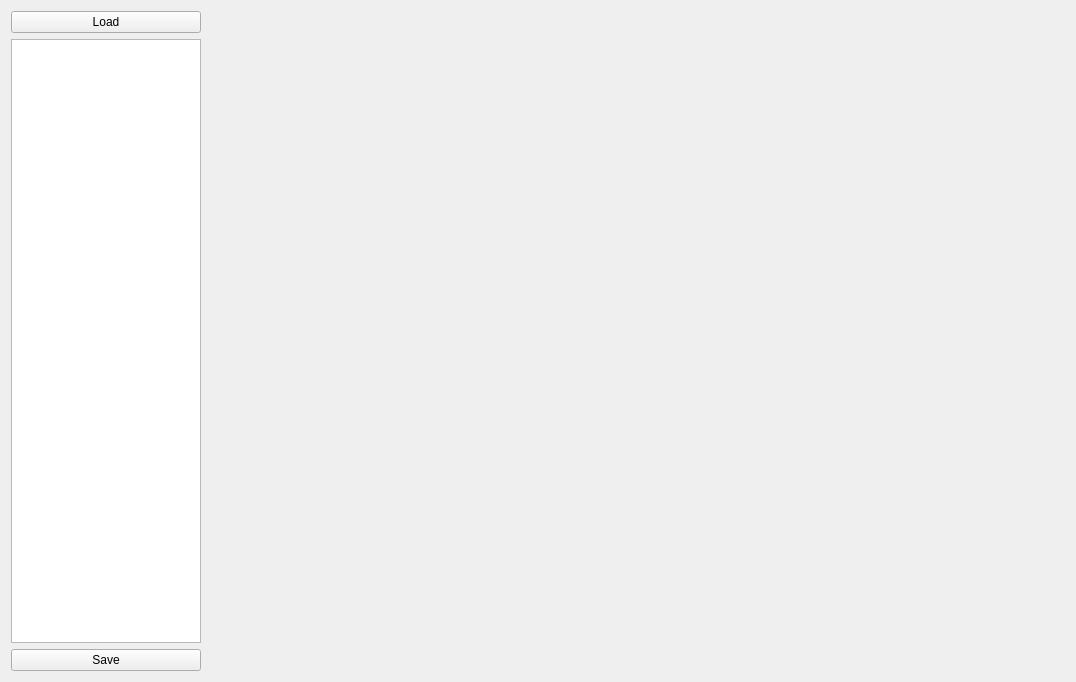
<?xml version="1.0" encoding="UTF-8"?>
<ui version="4.0">
 <class>DMachineSetup</class>
 <widget class="QWidget" name="DMachineSetup">
  <property name="geometry">
   <rect>
    <x>0</x>
    <y>0</y>
    <width>1076</width>
    <height>682</height>
   </rect>
  </property>
  <property name="windowTitle">
   <string>Pyleecan Machine Setup</string>
  </property>
  <layout class="QHBoxLayout" name="main_layout">
   <item>
    <layout class="QVBoxLayout" name="verticalLayout">
     <item>
      <widget class="QPushButton" name="b_load">
       <property name="text">
        <string>Load</string>
       </property>
      </widget>
     </item>
     <item>
      <widget class="QListWidget" name="nav_step">
       <property name="sizePolicy">
        <sizepolicy hsizetype="Fixed" vsizetype="Expanding">
         <horstretch>0</horstretch>
         <verstretch>0</verstretch>
        </sizepolicy>
       </property>
       <property name="maximumSize">
        <size>
         <width>190</width>
         <height>16777215</height>
        </size>
       </property>
      </widget>
     </item>
     <item>
      <widget class="QPushButton" name="b_save">
       <property name="text">
        <string>Save</string>
       </property>
      </widget>
     </item>
    </layout>
   </item>
   <item>
    <widget class="QWidget" name="w_step" native="true">
     <property name="sizePolicy">
      <sizepolicy hsizetype="Expanding" vsizetype="Expanding">
       <horstretch>0</horstretch>
       <verstretch>0</verstretch>
      </sizepolicy>
     </property>
     <property name="minimumSize">
      <size>
       <width>800</width>
       <height>660</height>
      </size>
     </property>
    </widget>
   </item>
  </layout>
 </widget>
 <resources>
  <include location="../../Resources/pyleecan.qrc"/>
 </resources>
 <connections/>
</ui>
